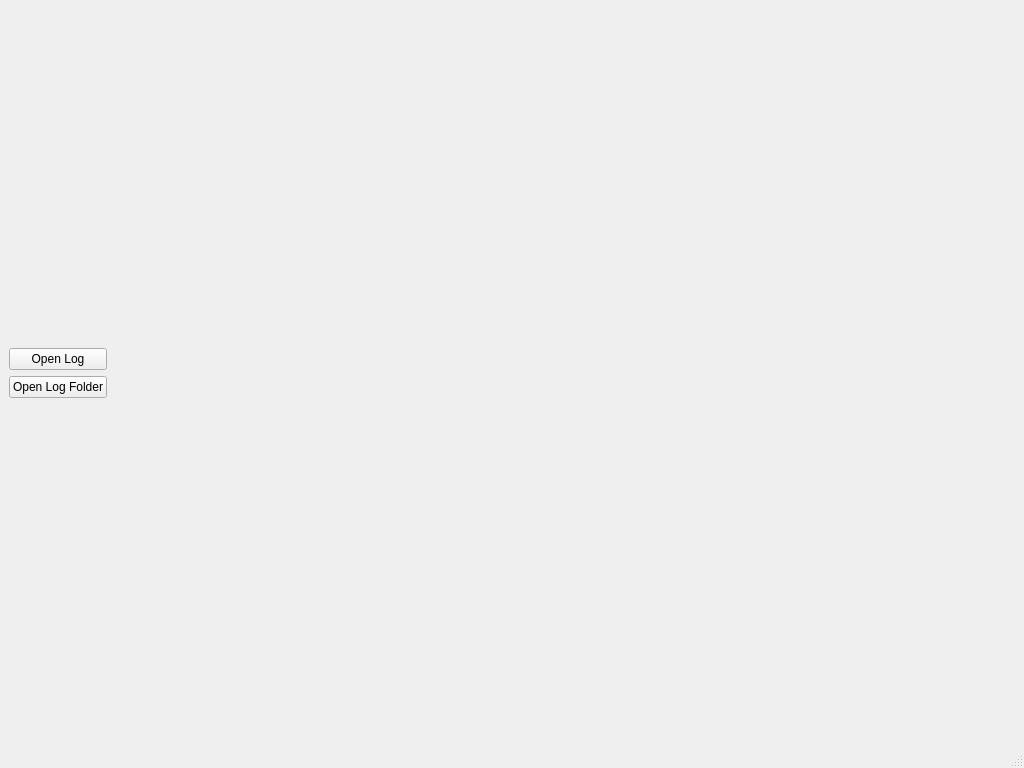
<?xml version="1.0" encoding="UTF-8"?>
<ui version="4.0">
 <class>MainWindow</class>
 <widget class="QMainWindow" name="MainWindow">
  <property name="geometry">
   <rect>
    <x>0</x>
    <y>0</y>
    <width>1024</width>
    <height>768</height>
   </rect>
  </property>
  <property name="windowTitle">
   <string>MainWindow</string>
  </property>
  <widget class="QWidget" name="centralwidget">
   <layout class="QGridLayout" name="gridLayout">
    <item row="0" column="0">
     <layout class="QGridLayout" name="RightPanelLayout">
      <item row="2" column="0">
       <widget class="QPushButton" name="OpenLogFolderBtn">
        <property name="text">
         <string>Open Log Folder</string>
        </property>
       </widget>
      </item>
      <item row="1" column="0">
       <widget class="QPushButton" name="OpenLogBtn">
        <property name="text">
         <string>Open Log</string>
        </property>
       </widget>
      </item>
      <item row="1" column="2" rowspan="2">
       <widget class="QStackedWidget" name="stackedWidget">
        <widget class="QWidget" name="HomePage">
         <layout class="QGridLayout" name="gridLayout_5"/>
        </widget>
        <widget class="QWidget" name="LogHistoryPage">
         <layout class="QGridLayout" name="gridLayout_4"/>
        </widget>
       </widget>
      </item>
      <item row="1" column="1">
       <layout class="QGridLayout" name="headerWidgetLayout"/>
      </item>
     </layout>
    </item>
   </layout>
  </widget>
  <widget class="QStatusBar" name="statusbar"/>
 </widget>
 <resources/>
 <connections/>
</ui>
